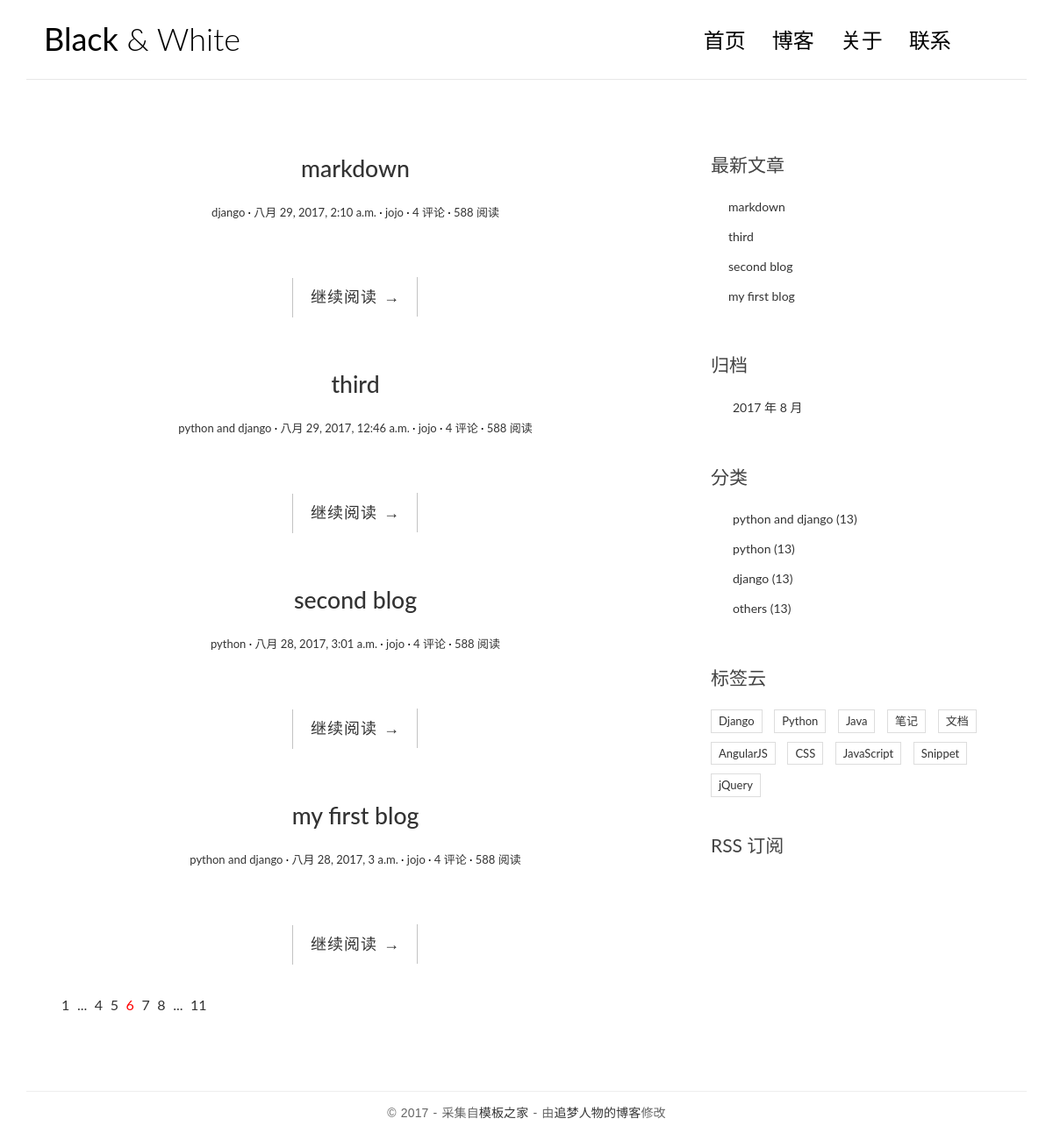
The page / on the database its author committed.
### blog/models.py (models this page shows, shortened)
class Post(models.Model):
	title = models.CharField(max_length=70)
	body = models.TextField()
	created_time = models.DateTimeField()
	modified_time = models.DateTimeField()
	excerpt = models.CharField(max_length=200, blank=True)
	category = models.ForeignKey(Category)
	tags = models.ManyToManyField(Tag, blank=True)
	author = models.ForeignKey(User)
	def get_absolute_url(self):
		return reverse('blog:detail', kwargs={'pk': self.pk})
	class Meta:
		ordering = ['-created_time']

class Category(models.Model):
	name = models.CharField(max_length = 100)

### blog/views.py (the view)
# urls.py: url(r'^$', views.index, name='index'),
def index(request):
	post_list = Post.objects.all().order_by('-created_time')
	return render(request, 'blog/index.html', context={
			'post_list': post_list
		})

### blog/templatetags/blog_tags.py (called while the page is built)
@register.simple_tag
def get_recent_posts(num=5):
	return Post.objects.all().order_by('-created_time')[:num]

@register.simple_tag
def archives():
	return Post.objects.dates('created_time', 'month', order='DESC')

@register.simple_tag
def get_categories():
	return Category.objects.all()

### templates/blog/index.html (shortened to what this page needs)
{% extends 'base.html' %}
{% block main %}
    {% for post in post_list %}
        <article class="post post-{{ post.pk }}">
            <header class="entry-header">
                <h1 class="entry-title">
                    <a href="{{ post.get_absolute_url }}">{{ post.title }}</a>
                </h1>
                <div class="entry-meta">
                    <span class="post-category"><a href="#">{{ post.category.name }}</a></span>
                    <span class="post-date"><a href="#"><time class="entry-date"
                                                              datetime="{{ post.created_time }}">{{ post.created_time }}</time></a></span>
                    <span class="post-author"><a href="#">{{ post.author }}</a></span>
                    <span class="comments-link"><a href="#">4 评论</a></span>
                    <span class="views-count"><a href="#">588 阅读</a></span>
                </div>
            </header>
            <div class="entry-content clearfix">
                <div class="read-more cl-effect-14">
                    <a href="{{ post.get_absolute_url }}" class="more-link">继续阅读 <span class="meta-nav">→</span></a>
                </div>
            </div>
        </article>
    {% empty %}
        <div class="no-post">暂时还没有发布的文章！</div>
    {% endfor %}
    <div class="pagination">
        <ul>
            <li><a href="">1</a></li>
            <li><a href="">...</a></li>
            <li><a href="">4</a></li>
            <li><a href="">5</a></li>
            <li class="current"><a href="">6</a></li>
            <li><a href="">7</a></li>
            <li><a href="">8</a></li>
            <li><a href="">...</a></li>
            <li><a href="">11</a></li>
        </ul>
    </div>
{% endblock main %}

### templates/base.html (shortened to what this page needs)
{% load staticfiles %}
{% load blog_tags %}
<!DOCTYPE html>
<html>
<head>
    <link rel="stylesheet" href="http://code.ionicframework.com/ionicons/2.0.1/css/ionicons.min.css">
    <link rel="stylesheet" href="{% static 'blog/css/bootstrap.min.css' %}">
    <link rel="stylesheet" href="{% static 'blog/css/pace.css' %}">
    <link rel="stylesheet" href="{% static 'blog/css/custom.css' %}">
</head>
<body>
<div class="container">
    <header id="site-header">
        <div class="row">
            <div class="col-md-4 col-sm-5 col-xs-8">
                <div class="logo">
                    <h1><a href="{% url 'blog:index' %}"><b>Black</b> &amp; White</a></h1>
                </div>
            </div>
            <div class="col-md-8 col-sm-7 col-xs-4">
                <nav class="main-nav" role="navigation">
                    <div class="collapse navbar-collapse" id="bs-example-navbar-collapse-1">
                        <ul class="nav navbar-nav navbar-right">
                            <li class="cl-effect-11"><a href="{% url 'blog:index' %}" data-hover="首页">首页</a></li>
                            <li class="cl-effect-11"><a href="full-width.html" data-hover="博客">博客</a></li>
                            <li class="cl-effect-11"><a href="about.html" data-hover="关于">关于</a></li>
                            <li class="cl-effect-11"><a href="contact.html" data-hover="联系">联系</a></li>
                        </ul>
                    </div>
                </nav>
            </div>
        </div>
    </header>
</div>
<div class="content-body">
    <div class="container">
        <div class="row">
            <main class="col-md-8">
                {% block main %}
                {% endblock main %}
            </main>
            <aside class="col-md-4">
                <div class="widget widget-recent-posts">
                    <h3 class="widget-title">最新文章</h3>
                    {% get_recent_posts as recent_post_list %}
                    <ul>
                        {% for post in recent_post_list %}
                        <li>
                            <a href="{{ post.get_absolute_url }}">{{ post.title }}</a>
                        </li>
                        {% empty %}
                        暂无文章！
                        {% endfor %}
                    </ul>
                </div>
                <div class="widget widget-archives">
                    <h3 class="widget-title">归档</h3>
                    {% archives as date_list %}
                    <ul>
                        {% for date in date_list %}
                        <li>
                            <a href="{% url 'blog:archives' date.year date.month %}">{{ date.year }} 年 {{ date.month }} 月</a>
                        </li>
                        {% empty %}
                        暂无归档！
                        {% endfor %}
                    </ul>
                </div>
                <div class="widget widget-category">
                    <h3 class="widget-title">分类</h3>
                    {% get_categories as category_list %}
                    <ul>
                    {% for category in category_list %}
                        <li>
                            <a href="{% url 'blog:category' category.pk %}">{{ category.name }} <span class="post-count">(13)</span></a>
                        </li>
                        {% empty %}
                        暂无分类！
                        {% endfor %}
                    </ul>
                </div>
                <div class="widget widget-tag-cloud">
                    <h3 class="widget-title">标签云</h3>
                    <ul>
                        <li>
                            <a href="#">Django</a>
                        </li>
                        <li>
                            <a href="#">Python</a>
                        </li>
                        <li>
                            <a href="#">Java</a>
                        </li>
                        <li>
                            <a href="#">笔记</a>
                        </li>
                        <li>
                            <a href="#">文档</a>
                        </li>
                        <li>
                            <a href="#">AngularJS</a>
                        </li>
                        <li>
                            <a href="#">CSS</a>
                        </li>
                        <li>
                            <a href="#">JavaScript</a>
                        </li>
                        <li>
                            <a href="#">Snippet</a>
                        </li>
                        <li>
                            <a href="#">jQuery</a>
                        </li>
                    </ul>
                </div>
                <div class="rss">
                    <a href=""> RSS 订阅</a>
                </div>
            </aside>
        </div>
    </div>
</div>
<footer id="site-footer">
    <div class="container">
        <div class="row">
            <div class="col-md-12">
                <p class="copyright">&copy 2017 - 采集自<a href="http://www.cssmoban.com/"
                                                        target="_blank" title="模板之家">模板之家</a>
                    - 由<a href="http://zmrenwu.com/" title="网页模板" target="_blank">追梦人物的博客</a>修改
                </p>
            </div>
        </div>
    </div>
</footer>
</body>
</html>

### blog/static/blog/css/custom.css (style rules this page uses)
* { outline: none; }
h1, h2, h3, h4, h5, h6 { margin-top: 0; }
b { font-weight: 400; }
a { color: #333; }
body { color: #444; font-family: 'Lato', sans-serif; }
p { font-family: 'Ubuntu', sans-serif; font-weight: 400; word-spacing: 1px; letter-spacing: 0.01em; }
#site-header { background-color: #FFF; padding: 25px 20px; margin-bottom: 40px; border-bottom: 1px solid #e7e7e7; }
.logo h1 a { color: #000; }
.logo h1 { margin: 0; font-family: 'Lato', sans-serif; font-weight: 300; }
.main-nav { margin-top: 11px; max-width: 95%; }
.main-nav a { color: #000000 !important; padding: 0 0 5px 0 !important; margin-right: 30px; font-family: 'Lato', sans-serif; font-weight: 300; font-size: 24px; }
.cl-effect-11 a { padding: 10px 0; color: #0972b4; text-shadow: none; }
.cl-effect-11 a::before { position: absolute; top: 0; left: 0; overflow: hidden; padding: 0 0 5px 0 !important; max-width: 0; border-bottom: 1px solid #000; color: #000; content: attr(data-hover); white-space: nowrap; -webkit-transition: max-width 0.5s; -moz-transition: max-width 0.5s; transition: max-width 0.5s; }
.content-body { padding-bottom: 4em; }
.post { background: #fff; padding: 30px 30px 0; }
.entry-title { text-align: center; font-size: 1.9em; margin-bottom: 20px; line-height: 1.6; padding: 10px 20px 0; }
.entry-meta { text-align: center; color: #DDDDDD; font-size: 13px; margin-bottom: 30px; }
.entry-content { font-size: 18px; line-height: 1.9; font-weight: 300; color: #000; }
.post-category::after, .post-date::after, .post-author::after, .comments-link::after { content: ' ·'; color: #000; }
.read-more { font-family: 'Ubuntu', sans-serif; font-weight: 400; word-spacing: 1px; letter-spacing: 0.01em; text-align: center; margin-top: 20px; }
.cl-effect-14 a { padding: 0 20px; height: 45px; line-height: 45px; position: relative; display: inline-block; margin: 15px 25px; letter-spacing: 1px; font-weight: 400; text-shadow: 0 0 1px rgba(255, 255, 255, 0.3); }
.cl-effect-14 a::before, .cl-effect-14 a::after { position: absolute; width: 45px; height: 1px; background: #C3C3C3; content: ''; -webkit-transition: all 0.3s; -moz-transition: all 0.3s; transition: all 0.3s; pointer-events: none; }
.cl-effect-14 a::before { top: 0; left: 0; -webkit-transform: rotate(90deg); -moz-transform: rotate(90deg); transform: rotate(90deg); -webkit-transform-origin: 0 0; -moz-transform-origin: 0 0; transform-origin: 0 0; }
.cl-effect-14 a::after { right: 0; bottom: 0; -webkit-transform: rotate(90deg); -moz-transform: rotate(90deg); transform: rotate(90deg); -webkit-transform-origin: 100% 0; -moz-transform-origin: 100% 0; transform-origin: 100% 0; }
.widget { background: #fff; padding: 30px 0 0; }
.widget-title { font-size: 1.5em; margin-bottom: 20px; line-height: 1.6; padding: 10px 0 0; font-weight: 400; }
.widget-recent-posts ul { padding: 0; margin: 0; padding-left: 20px; }
.widget-recent-posts ul li { list-style-type: none; position: relative; line-height: 170%; margin-bottom: 10px; }
.widget-recent-posts ul li::before { content: '\f3d3'; font-family: "Ionicons"; position: absolute; left: -17px; top: 3px; font-size: 16px; color: #000; }
.widget-archives ul { padding: 0; margin: 0; padding-left: 25px; }
.widget-archives ul li { list-style-type: none; position: relative; line-height: 170%; margin-bottom: 10px; }
.widget-archives ul li::before { content: '\f3f3'; font-family: "Ionicons"; position: absolute; left: -25px; top: 1px; font-size: 16px; color: #000; }
.widget-category ul { padding: 0; margin: 0; padding-left: 25px; }
.widget-category ul li { list-style-type: none; position: relative; line-height: 170%; margin-bottom: 10px; }
.widget-category ul li::before { content: '\f3fe'; font-family: "Ionicons"; position: absolute; left: -25px; top: 1px; font-size: 18px; color: #000; }
.widget-tag-cloud ul { padding: 0; margin: 0; margin-right: -10px; }
.widget-tag-cloud ul li { list-style-type: none; font-size: 13px; display: inline-block; margin-right: 10px; margin-bottom: 10px; padding: 3px 8px; border: 1px solid #ddd; }
.rss { font-size: 21px; margin-top: 30px; }
.rss a { color: #444; }
#site-footer { padding-top: 10px; padding: 0 0 1.5em 0; }
.copyright { text-align: center; padding-top: 1em; margin: 0; border-top: 1px solid #eee; color: #666; }
.pagination ul { list-style: none; }
.pagination ul li { display: inline-block; font-size: 16px; margin-right: 5px; }
.current a { color: red; }

### rows shown on the page
Post: title "markdown", category.name "django", created_time "八月 29, 2017, 2:10 a.m.", author "jojo"
Post: title "third", category.name "python and django", created_time "八月 29, 2017, 12:46 a.m.", author "jojo"
Post: title "second blog", category.name "python", created_time "八月 28, 2017, 3:01 a.m.", author "jojo"
Post: title "my first blog", category.name "python and django", created_time "八月 28, 2017, 3 a.m.", author "jojo"
Category: name "python and django"
Category: name "python"
Category: name "django"
Category: name "others"

### other values the page prints
{{ date.year }} "2017"
{{ date.month }} "8"
